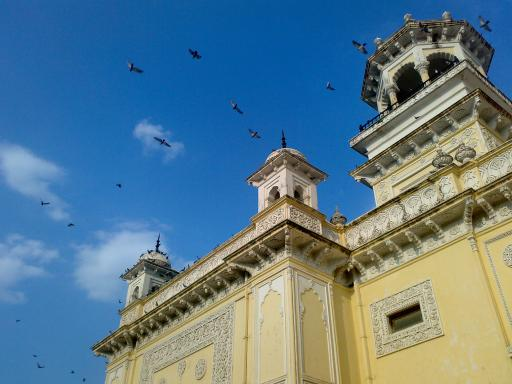
#> input picture data/harris-corner-detection/home.jpg, 512 x 384 px
$ jupyter execute harris-corner-detection.ipynb
#> lines starting #> are read from the running program, lines starting #| are printed output that depends on the picture; long printed decimals are rounded
# Harris Corner Detection
Today we are going to be implementing the Harris Corner Detection algorithm!!!
It is important to note that knowing how to do the code for the first couple cells is not very important since these are just
basic visualizations used in my blog.

Most of these were generated using AI so I think its more important to know what you want to code and how to prompt in a way to get that.
The code for the actual algorithm however I think is very critical to understand if you want to know how this algorithm works on a fundamental level.
    I would not skimp out on neither the math nor the code (In the notebook there will be a clear sign when we are shifting into relevent code).

www.aryanjain.work/blog/harris-corner-detection

# Looking at and Exploring the Data
It is not required to understand this code, simply look at blog for plots unless you are interested in it. Keep scrolling for actual algorithm code

[cell 1]
import numpy as np
import matplotlib.pyplot as plt
import cv2
from scipy import ndimage

[cell 2]
color_img = cv2.imread("../data/harris-corner-detection/home.jpg")
#> color_img is the input picture: shape (384, 512, 3); mean B, G, R 141.2, 123.9, 91.6

color_img = cv2.cvtColor(color_img, cv2.COLOR_BGR2RGB)
print(color_img.shape)
#| (384, 512, 3)
plt.imshow(color_img)
plt.title("Home")

[cell 3]
def visualize_regions(
    img,
    patch_coords,
    edge_coords,
    corner_coords,
    output_path,
    shift=(0, 0), # (dy, dx)
    titles=("Flat Patch", "Edge Region", "Corner Region")
):
    """
    img: input image (grayscale or color)
    coords: (y1, y2, x1, x2)
    shift: (dy, dx) to move boxes
    """

    # ---- helper ----
    def shift_coords(coords, dy, dx):
        y1, y2, x1, x2 = coords
        return (y1 + dy, y2 + dy, x1 + dx, x2 + dx)

    def draw_box(im, coords, color, thickness=2):
        y1, y2, x1, x2 = coords
        cv2.rectangle(im, (x1, y1), (x2 - 1, y2 - 1), color, thickness)

    # ---- apply shift ----
    dy, dx = shift
    patch_coords = shift_coords(patch_coords, dy, dx)
    edge_coords = shift_coords(edge_coords, dy, dx)
    corner_coords = shift_coords(corner_coords, dy, dx)

    # ---- ensure color image for drawing ----
    if len(img.shape) == 2:  # grayscale
        img_boxes = cv2.cvtColor(img, cv2.COLOR_GRAY2RGB)
    else:
        img_boxes = img.copy()

    # ---- extract patches (use original image, not boxed one) ----
    def crop(im, coords):
        y1, y2, x1, x2 = coords
        return im[y1:y2, x1:x2]

    patch = crop(img, patch_coords)
    edge = crop(img, edge_coords)
    corner = crop(img, corner_coords)

    # ---- draw boxes ----
    draw_box(img_boxes, patch_coords, (255, 0, 0))   # red (matplotlib RGB)
    draw_box(img_boxes, edge_coords, (0, 255, 0))    # green
    draw_box(img_boxes, corner_coords, (0, 0, 255))  # blue

    # ---- plotting ----
    plt.figure(figsize=(16, 4))

    plt.subplot(1, 4, 1)
    plt.imshow(img_boxes)
    plt.title("Original Image")
    plt.axis("off")

    # handle grayscale vs color patches
    def show_patch(p, title):
        plt.imshow(p, cmap="gray" if len(p.shape) == 2 else None)
        plt.title(title)
        plt.axis("off")

    plt.subplot(1, 4, 2)
    show_patch(patch, titles[0])

    plt.subplot(1, 4, 3)
    show_patch(edge, titles[1])

    plt.subplot(1, 4, 4)
    show_patch(corner, titles[2])

    plt.tight_layout()
    plt.savefig(output_path, bbox_inches="tight")
    plt.show()

[cell 4]
patch_coords = (0, 40, 0, 40)
edge_coords = (180, 220, 230, 270)
corner_coords = (330, 370, 70, 110)

visualize_regions(
    img=color_img,
    patch_coords=patch_coords,
    edge_coords=edge_coords,
    corner_coords=corner_coords,
    output_path="../outputs/harris-corner-detection/color_patch_edge_corner.png"
)

visualize_regions(
    img=color_img,
    patch_coords=patch_coords,
    edge_coords=edge_coords,
    corner_coords=corner_coords,
    shift = (10,10),
    output_path="../outputs/harris-corner-detection/color_shifted_patch_edge_corner.png"
)

# VIEW THE SAME THINGS IN GRAY SCALE

gray_img = cv2.cvtColor(color_img, cv2.COLOR_RGB2GRAY)

visualize_regions(
    img=gray_img,
    patch_coords=patch_coords,
    edge_coords=edge_coords,
    corner_coords=corner_coords,
    output_path="../outputs/harris-corner-detection/gray_patch_edge_corner.png"
)

visualize_regions(
    img=gray_img,
    patch_coords=patch_coords,
    edge_coords=edge_coords,
    corner_coords=corner_coords,
    shift = (10,10),
    output_path="../outputs/harris-corner-detection/gray_shifted_patch_edge_corner.png"
)

[cell 5]
# AUTO-CORRELATION FUNCTION
def compute_autocorrelation_surface(patch, max_shift=10, use_gaussian=True):
    """
    Compute the shifted-window error surface E(u, v) for a grayscale patch.

    Parameters
    ----------
    patch : np.ndarray
        2D grayscale patch
    max_shift : int
        Computes E(u,v) for u,v in [-max_shift, max_shift]
    use_gaussian : bool
        Whether to apply a Gaussian weighting window

    Returns
    -------
    E : np.ndarray
        2D array of shape (2*max_shift+1, 2*max_shift+1)
        where E[v_index, u_index] corresponds to shift (u, v)
    shifts : np.ndarray
        Array of shift values from -max_shift to max_shift
    """
    patch = patch.astype(np.float64)

    h, w = patch.shape
    shifts = np.arange(-max_shift, max_shift + 1)
    E = np.zeros((len(shifts), len(shifts)), dtype=np.float64)

    # Optional weighting window
    if use_gaussian:
        gx = cv2.getGaussianKernel(w, 0)
        gy = cv2.getGaussianKernel(h, 0)
        window = gy @ gx.T
    else:
        window = np.ones((h, w), dtype=np.float64)

    for vi, v in enumerate(shifts):
        for ui, u in enumerate(shifts):
            # overlap coordinates in original patch
            x1_src = max(0, -u)
            x2_src = min(w, w - u)
            y1_src = max(0, -v)
            y2_src = min(h, h - v)

            x1_shift = x1_src + u
            x2_shift = x2_src + u
            y1_shift = y1_src + v
            y2_shift = y2_src + v

            if x1_src >= x2_src or y1_src >= y2_src:
                E[vi, ui] = np.nan
                continue

            original = patch[y1_src:y2_src, x1_src:x2_src]
            shifted = patch[y1_shift:y2_shift, x1_shift:x2_shift]
            weights = window[y1_src:y2_src, x1_src:x2_src]

            diff = shifted - original
            E[vi, ui] = np.sum(weights * diff * diff)

    return E, shifts

[cell 6]
def plot_three_autocorrelations(E_patch, E_edge, E_corner, shifts, save_path=None):
    plt.figure(figsize=(15, 4))

    plt.subplot(1, 3, 1)
    plt.imshow(
        E_patch,
        extent=[shifts[0], shifts[-1], shifts[-1], shifts[0]],
        cmap="viridis"
    )
    plt.title("Flat Patch")
    plt.xlabel("u")
    plt.ylabel("v")
    plt.colorbar()

    plt.subplot(1, 3, 2)
    plt.imshow(
        E_edge,
        extent=[shifts[0], shifts[-1], shifts[-1], shifts[0]],
        cmap="viridis"
    )
    plt.title("Edge")
    plt.xlabel("u")
    plt.ylabel("v")
    plt.colorbar()

    plt.subplot(1, 3, 3)
    plt.imshow(
        E_corner,
        extent=[shifts[0], shifts[-1], shifts[-1], shifts[0]],
        cmap="viridis"
    )
    plt.title("Corner")
    plt.xlabel("u")
    plt.ylabel("v")
    plt.colorbar()

    plt.tight_layout()

    if save_path is not None:
        plt.savefig(save_path, bbox_inches="tight")

    plt.show()

[cell 7]
def crop_region(img, coords):
    y1, y2, x1, x2 = coords
    return img[y1:y2, x1:x2]

patch_coords = (0, 20, 0, 20)
edge_coords = (190, 210, 245, 265)
corner_coords = (340, 360, 80, 100)

patch = crop_region(gray_img, patch_coords)
edge = crop_region(gray_img, edge_coords)
corner = crop_region(gray_img, corner_coords)
#> call 3 of crop_region, with coords = (340, 360, 80, 100)
#> in crop_region (call 3), `return img[y1:y2, x1:x2]`:
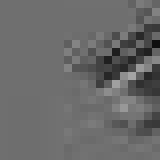
#> returned value: shape (20, 20) (shown 8 times larger); min 15, max 164, mean 105.3

E_patch, shifts = compute_autocorrelation_surface(patch, max_shift=10)
#> in compute_autocorrelation_surface, `patch = patch.astype(np.float64)`:
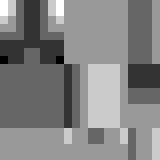
#> patch: shape (20, 20) float64 (shown 8 times larger); min 83, max 88, mean 85.6; drawn with min black and max white
#> after the loop in compute_autocorrelation_surface, `for vi, v in enumerate(shifts):`:
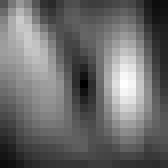
#> E: shape (21, 21) float64 (shown 8 times larger); min 0, max 3.11, mean 1.31; drawn with min black and max white
#> shifts = 21 values from -10 to 10
E_edge, shifts = compute_autocorrelation_surface(edge, max_shift=10)
#> call 2 of compute_autocorrelation_surface, with max_shift = 10, use_gaussian = True
#> after the loop in compute_autocorrelation_surface (call 2), `for vi, v in enumerate(shifts):`:
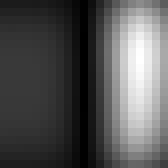
#> E: shape (21, 21) float64 (shown 8 times larger); min 0, max 7867.9, mean 2619.3; drawn with min black and max white
E_corner, shifts = compute_autocorrelation_surface(corner, max_shift=10)
#> call 3 of compute_autocorrelation_surface, with max_shift = 10, use_gaussian = True
#> after the loop in compute_autocorrelation_surface (call 3), `for vi, v in enumerate(shifts):`:
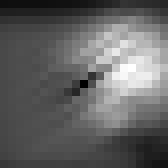
#> E: shape (21, 21) float64 (shown 8 times larger); min 0, max 1389.1, mean 539.1; drawn with min black and max white

plot_three_autocorrelations(
    E_patch, E_edge, E_corner, shifts,
    save_path="../outputs/harris-corner-detection/autocorrelation_surfaces.png"
)
#> in plot_three_autocorrelations, `plt.savefig(save_path, bbox_inches="tight")`:
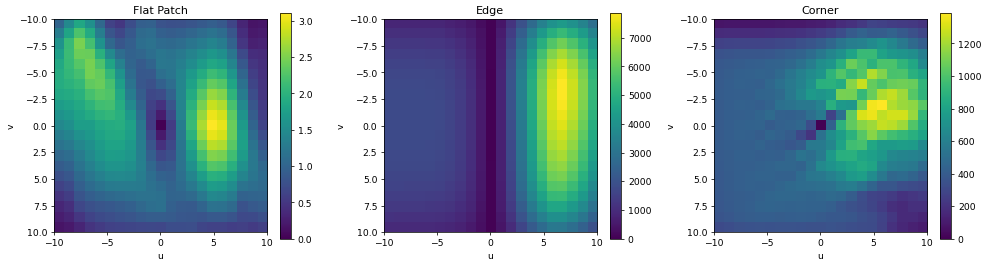
#> figure drawn by matplotlib, 6 panels

# Harris Corner Detection Algorithm

[cell 8]
img = cv2.imread("../data/harris-corner-detection/home.jpg")

gray_img = cv2.cvtColor(img, cv2.COLOR_BGR2GRAY).astype(np.float32)
print(gray_img.shape)
#| (384, 512)
plt.imshow(gray_img, cmap = 'gray')
plt.title("Home")

[cell 9]
# we will now get the x and y gradients

# Recall the first step is performing a Gaussian Blur (recall from last blog)
smooth_window_size = 7
blur = cv2.GaussianBlur(gray_img, (smooth_window_size, smooth_window_size), 0)
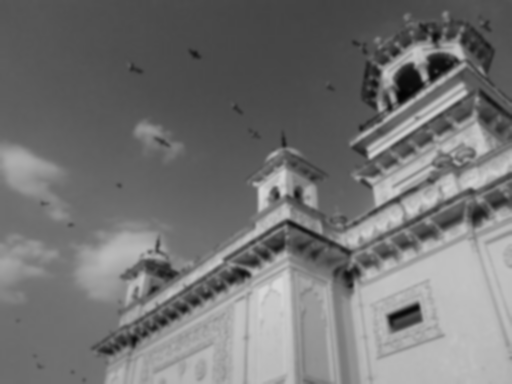
#> blur: shape (384, 512) float32; min 3.39, max 215.7, mean 116.2

# We can now create a Kernal and pass it through the image
kernel = np.array([-1, 0, 1], dtype=np.float32) / 2.0
Ix = ndimage.convolve1d(blur, kernel, axis=1, mode='reflect', output=np.float32)
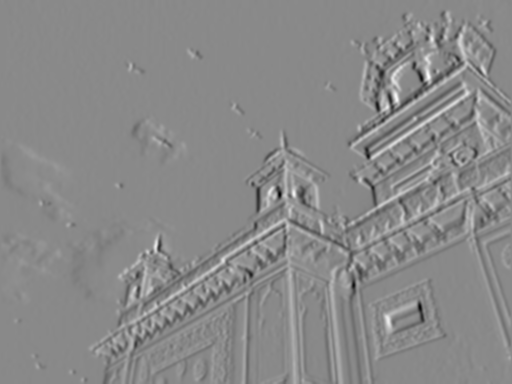
#> Ix: shape (384, 512) float32; min -44.01, max 37.64, mean 0; drawn with min black and max white
Iy = ndimage.convolve1d(blur, kernel, axis=0, mode='reflect', output=np.float32)
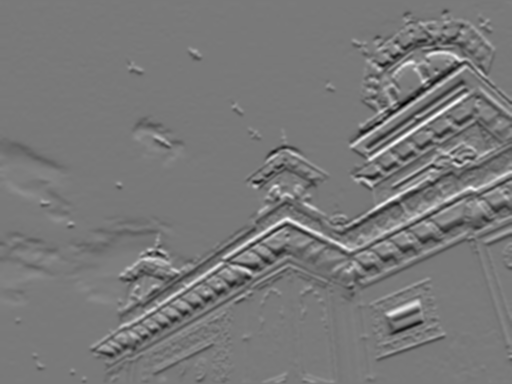
#> Iy: shape (384, 512) float32; min -33.78, max 36.95, mean -0.2; drawn with min black and max white

# We have successfully computed the gradients and now we display the two
fig, axs = plt.subplots(1, 3, figsize=(12,5))

axs[0].imshow(gray_img, cmap="gray")
axs[0].set_title("Gray")
axs[0].axis("off")

axs[1].imshow(Ix, cmap="gray")
axs[1].set_title("Ix (Horizontal Gradient)")
axs[1].axis("off")

axs[2].imshow(Iy, cmap="gray")
axs[2].set_title("Iy (Vertical Gradient)")
axs[2].axis("off")

plt.tight_layout()
plt.savefig("../outputs/harris-corner-detection/ix_iy.png", bbox_inches="tight")
plt.show()

[cell 10]
# Now we want to compute the values needed for the M matrix
Ix2 = np.square(Ix)
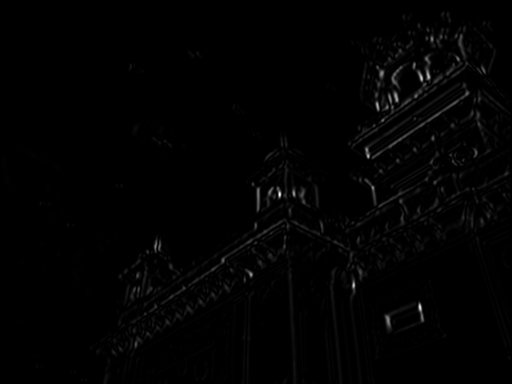
#> Ix2: shape (384, 512) float32; min 0, max 1937, mean 19; drawn with min black and max white
Iy2 = np.square(Iy)
Ixy = Ix * Iy

# Lets take a look at these
fig, axs = plt.subplots(1, 3, figsize=(12,5))

axs[0].imshow(Ix2, cmap="gray")
axs[0].set_title("Ix2")
axs[0].axis("off")

axs[1].imshow(Iy2, cmap="gray")
axs[1].set_title("Iy2")
axs[1].axis("off")

axs[2].imshow(Ixy, cmap="gray")
axs[2].set_title("Ixy")
axs[2].axis("off")

plt.tight_layout()
plt.savefig("../outputs/harris-corner-detection/ix2_iy2_ixy.png", bbox_inches="tight")
plt.show()

[cell 11]
# Blur the resultants with a Gaussian blur which provides us the weighted summations for each window
smooth_window_size = 7
G_Ix2 = cv2.GaussianBlur(Ix2, (smooth_window_size, smooth_window_size), 0)
G_Iy2 = cv2.GaussianBlur(Iy2, (smooth_window_size, smooth_window_size), 0)
G_Ixy = cv2.GaussianBlur(Ixy, (smooth_window_size, smooth_window_size), 0)

fig, axs = plt.subplots(1, 3, figsize=(12,5))

axs[0].imshow(G_Ix2, cmap="gray")
axs[0].set_title("G_Ix2 (blurred)")
axs[0].axis("off")

axs[1].imshow(G_Iy2, cmap="gray")
axs[1].set_title("G_Iy2 (blurred)")
axs[1].axis("off")

axs[2].imshow(G_Ixy, cmap="gray")
axs[2].set_title("G_Ixy (blurred)")
axs[2].axis("off")

plt.tight_layout()
plt.savefig("../outputs/harris-corner-detection/blurred_ix2_iy2_ixy.png", bbox_inches="tight")
plt.show()

[cell 12]
# Harris Corner Operator: R = det(M)− α trace(M)^2
det = (G_Ix2 * G_Iy2) - np.square(G_Ixy)
trace = G_Ix2 + G_Iy2
k = 0.04
R = det - k * (trace ** 2)

[cell 13]
# NMS (look at the prev blog to see it done from scratch)
nms_window_size = 11 # size of 11 chosen empirically
max_filter = ndimage.maximum_filter(R, size = nms_window_size)

# This threshold is the value that we need to be larger than to get a corner
threshold = 0.10 * R.max()
#> threshold = 9357.9
mask = (R > threshold) & (R >= max_filter)
print("Threshold:", threshold)
#| Threshold: 9357.927
print(mask)
#> (printed output is left out)

[cell 14]
y_vals, x_vals = np.where(mask)
#> y_vals = 68 values from 41 to 353; x_vals = 68 values, max 483 at index 42, min 112 at index 67, mean 338.1
key_pts = np.column_stack((x_vals,y_vals))
#> key_pts = 68 pairs, first value 112 to 483, second value 41 to 353
key_pts
#> Out has the same summary as key_pts
